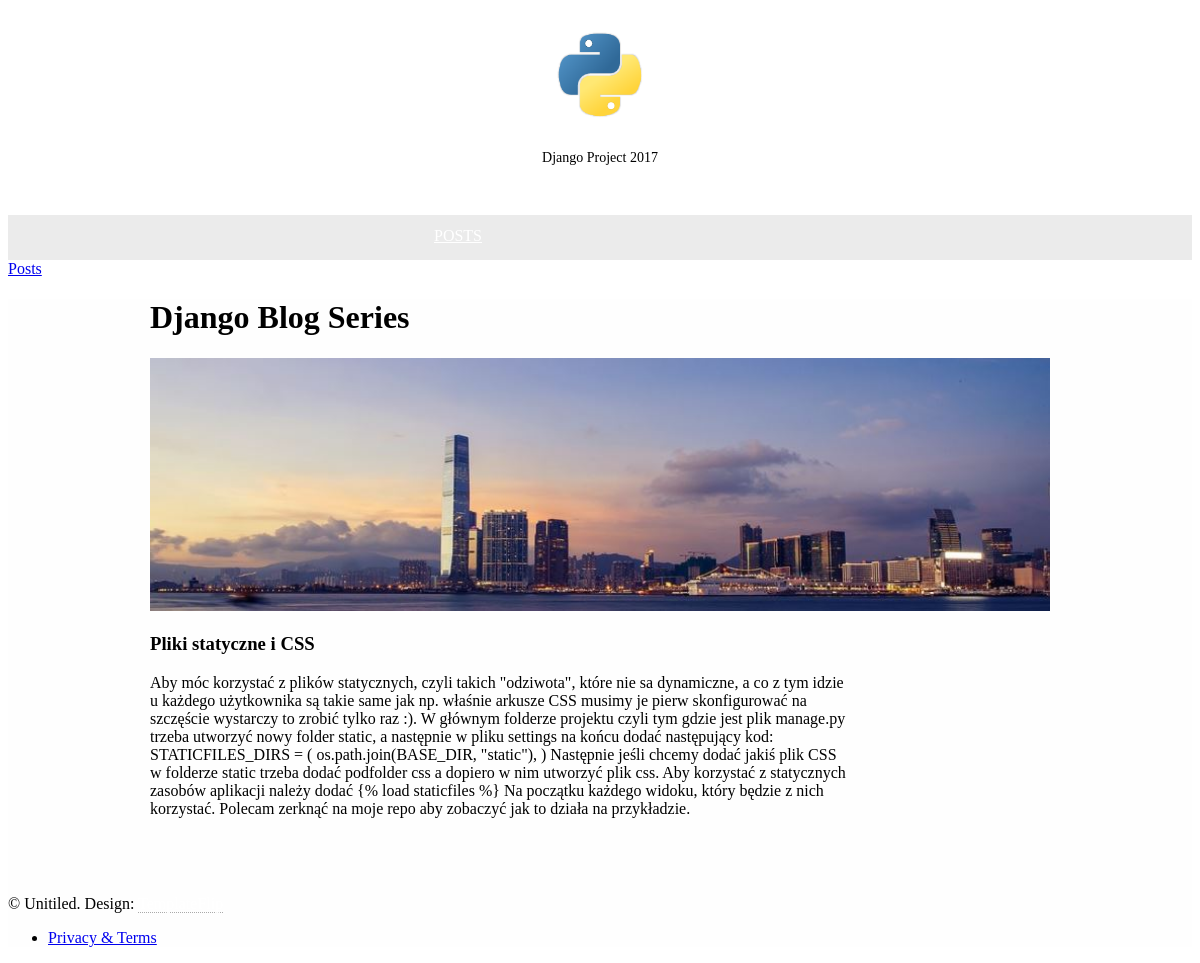
The page /posts/7/ on the database its author committed.
### posts/models.py (models this page shows, shortened)
class Post(models.Model):
    title = models.CharField(max_length=60)
    image = models.ImageField(upload_to=None, null=True, blank=True)
    content = models.TextField()
    updated = models.DateTimeField(auto_now=True, auto_now_add=False)
    timestamp = models.DateTimeField(auto_now=False, auto_now_add=True)
    series = models.ForeignKey(Series, related_name='post_category', null=True)
    class Meta:
        ordering = ["-timestamp"]

class Series(models.Model):
    title = models.CharField(max_length=30)
    slug = models.SlugField(max_length=30)
    class Meta:
        verbose_name_plural = "Series"
    def __unicode__(self):
        return self.title

### posts/views.py (the view)
# urls.py: url(r'^(?P<id>\d+)/$', post_detail, name='detail'),
def post_detail(request, id=None):
    instance = get_object_or_404(Post, id=id)
    context_data = {
        "title": instance.title,
        "instance": instance,
    }
    return render(request, "portfolio-page.html", context_data)

### templates/portfolio-page.html
{% extends "index.html" %}
{% load staticfiles %}
{% block content %}
          <div class="mdl-grid site-max-width">
            <div class="mdl-cell mdl-cell--12-col mdl-card mdl-shadow--4dp page-content">
              <div class="mdl-card__title">
                <h1 class="mdl-card__title-text">{{ instance.series }}</h1>
              </div>
              <div class="mdl-card__media">
                <img class="article-image" src="{% static 'img/portfolio-header.jpg'%}" border="0" alt="">
              </div>
              <div class="mdl-grid site-copy">
                <div class="mdl-cell mdl-cell--12-col">
                  <p>
                    <h3 class="mdl-cell mdl-cell--12-col mdl-typography--headline">{{ instance.title }}</h3>
                  </p>
<div class="mdl-cell mdl-cell--10-col mdl-card__supporting-text no-padding ">
  <p>{{ instance.content }}</p>
</div>
</div>
              </div>
            </div>
          </div>
          {% endblock content %}

### static/css/main.css (style rules this page uses)
img { max-width: 100%; }
.page-content { padding-bottom: 2em; }
.site-max-width { max-width: 900px; margin: auto; }
.site-copy { max-width: 700px; }
img.article-image { width: 100%; height: auto; }

### rows shown on the page
Post: series "Django Blog Series", title "Pliki statyczne i CSS", content "Aby móc korzystać z plików statycznych, czyli takich \"odziwota\", które nie sa dynamiczne, a co z tym idzie u każdego użytkownika są takie same jak np. właśnie arkusze CSS musimy je pierw skonfigurować na szczęście wystarczy to zrobić tylko raz :). W głównym folderze projektu czyli tym gdzie jest plik manage.py trzeba utworzyć nowy folder static, a następnie w pliku settings na końcu dodać następujący kod: STATICFILES_DIRS = ( os.path.join(BASE_DIR, \"static\"), ) Następnie jeśli chcemy dodać jakiś plik CSS w folderze static trzeba dodać podfolder css a dopiero w nim utworzyć plik css. Aby korzystać z statycznych zasobów aplikacji należy dodać {% load staticfiles %} Na początku każdego widoku,…"
